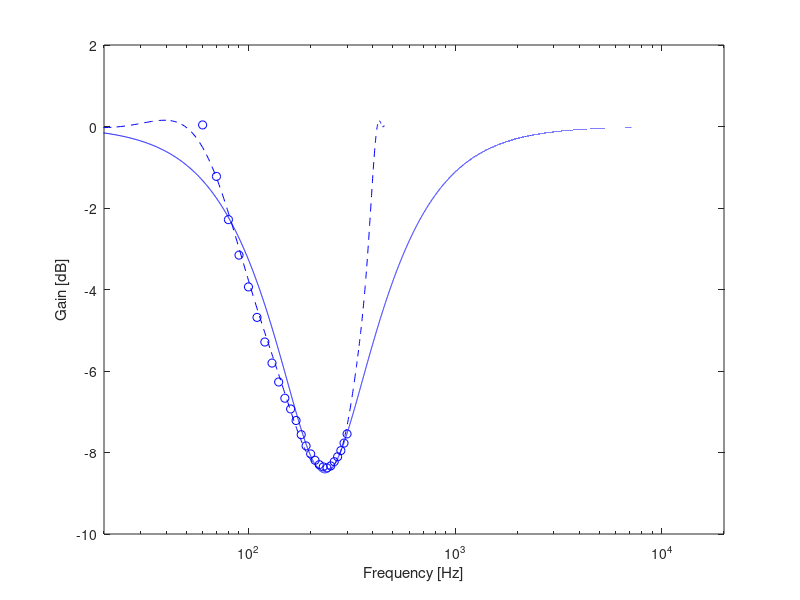

This figure's MATLAB source:

clear all
load('G03.mat')


amplitude1 = master.reg.S_40_40.deltaLpc;
f=[60:10:300];


p_gain             = polyfit(f,amplitude1',2);


fr=[60:1:410];
full_filter_gain  = (polyval(p_gain,fr));

filter = -full_filter_gain+full_filter_gain(175-60)-1;
org = -amplitude1+full_filter_gain(175-60)-1;

filter_gain = [ ones(1,59)*org(1) filter ones(1,50)*org(1)];

f_full = [1:1:length(filter_gain)];

p_gain             = polyfit(f_full,filter_gain,15);




frz = [1:1:460];

%plot(frz,filter_gain)
figure
semilogx(-((polyval(p_gain,f_full))+8.5),'b--')
hold on
semilogx(f,-(-amplitude1+full_filter_gain(175-60)-1+8.5),'o','color','b')

 ylabel('Gain [dB]')
 xlabel('Frequency [Hz]')
%yyaxis right

slope = (full_filter_gain(11)-full_filter_gain(1))/(log10(fr(11))-log10(fr(1)))

% Polynomia for estimate the gaine and phase of the filter.

% bandwidth = 341 Hz - 128 hz

%for k=1:1:10000
%h_boost(k) = (1+(((omega_0/Q*s(k))/(s(k)^2+omega_0/Q*s(k)+omega_0^2))*2.3));
%end

%bandwidth = (341-128*1.1878)*1.3175;
%omega_0 = 234-0;

bandwidth = 2*pi*213
omega_0 = 2*pi*234
gain = 10^(8.5/20)

%bandwidth = 2*pi*(213+40)
%omega_0 = 2*pi*234
%gain = 10^(7.2/20)

Q = omega_0/bandwidth;

omega = [1:1:100000];
s = i.*omega;



for k=1:1:100000
h_cut(k) = ((((s(k)^2+omega_0/Q*s(k)+omega_0^2)/(s(k)^2+omega_0/Q*s(k)*(gain)+omega_0^2))));
end

abs_h = abs(h_cut);
%semilogx(abs_h)


db_abs_h = 20*log10(abs_h);

x = [1:1:100000]/(2*pi);

semilogx(x,db_abs_h,'color','b')


xlim([20 20000])
